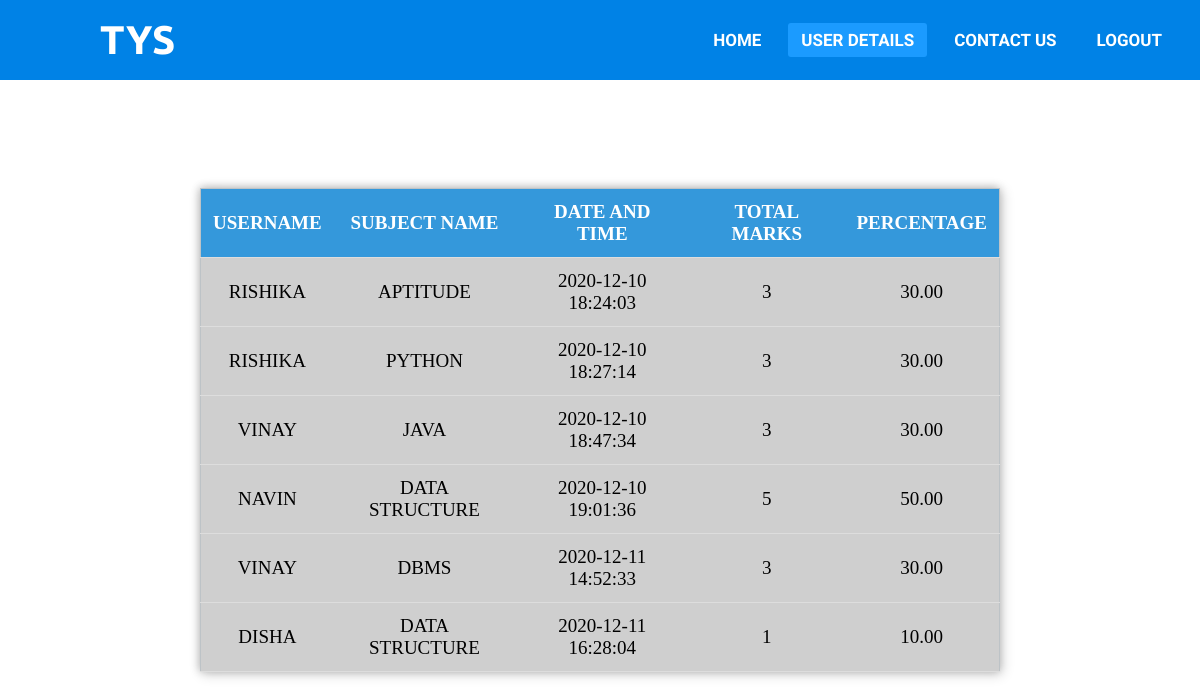
The page /admin_user.php on the database its author committed.
### tables this page shows
CREATE TABLE `history` (
  `username` varchar(20) NOT NULL,
  `sub_name` varchar(20) NOT NULL,
  `marks` int(5) NOT NULL,
  `percentage` decimal(10,2) NOT NULL,
  `date_time` timestamp NOT NULL DEFAULT current_timestamp() ON UPDATE current_timestamp()
);

### admin_user.php (the view, shortened to what this page needs)
<?php
  $servername = 'localhost';
  $username='root';
$password='';
$dbname = 'project';
  $conn=mysqli_connect($servername,$username,$password,$dbname);
  $sql = "select * from history";
  $result = mysqli_query($conn,$sql);
?>
<!DOCTYPE html>
<html lang="en" dir="ltr">
  <head>
  </head>
  <body>
    <nav>
      <label class="logo"><a href="admin_login.php" style="color: white;">TYS</a></label>
      <ul>
        <li><a class=" nav-link" href="admin_login.php">Home</a></li>
        <li><a class="active nav-link" href="admin_user.php">User Details</a></li>
        <li><a class="nav-link" href="admin_login.php#footer">Contact Us</a></li>
        <li><a class="nav-link" href="index.php">Logout</a></li>
      </ul>
    </nav>
    <section>
          <table >
<thead>
<tr id="header">
                    <th  style="text-align: center;">USERNAME</th>
                    <th  style="text-align: center;">SUBJECT NAME</th>
                    <th  style="text-align: center;">DATE AND TIME</th>
                    <th  style="text-align: center;">TOTAL MARKS</th>
                    <th  style="text-align: center;">PERCENTAGE</th>
</tr>
</thead>
            <?php
        while($rows=$result->fetch_assoc())
        {
      ?>
      <form method="post">
      <tr>
        <td style="text-align: center;color: black;font-family: 'Sansita Swashed', cursive;"><?php echo $rows['username'];?></td>
        <td style="text-align: center;color: black;font-family: 'Sansita Swashed', cursive;"><?php echo $rows['sub_name'];?></td>
        <td style="text-align: center;color: black;font-family: 'Sansita Swashed', cursive;"><?php echo $rows['date_time'];?></td>
        <td style="text-align: center;color: black;font-family: 'Sansita Swashed', cursive;"><?php echo $rows['marks'];?></td>
        <td style="text-align: center;color: black;font-family: 'Sansita Swashed', cursive;"><?php echo $rows['percentage'];?></td>
      </tr>
      </form>
      <?php
        }
      ?>
     </table>
    </section>
  </body>
  </html>

### admin_user.php (style rules this page uses)
:root { --form_bg: #ffffff; --input_bg: #E5E5E5; --input_hover:#eaeaea; --submit_bg: #0082e6; --submit_hover: #1b9bff; --icon_color:#6b6b6b; }
* { padding: 0; margin: 0; text-decoration: none; list-style: none; box-sizing: border-box; }
body { font-family: 'Roboto', sans-serif; background-image: url(quiz52.jpg); }
nav { background: #0082e6; height: 80px; width: 100%; font-weight: bold; }
label.logo { color: white; font-size: 2.5rem; line-height: 80px; padding: 0 100px; font-weight: bold; font-family: "Ubuntu"; cursor: pointer; }
nav ul { float: right; margin-right: 20px; }
nav ul li { display: inline-block; line-height: 80px; margin: 0 5px; }
nav ul li a { color: white; font-size: 17px; padding: 7px 13px; border-radius: 3px; text-transform: uppercase; }
.nav-link.active,.nav-link:hover { background: #1b9bff; transition: .5s; }
table { position: absolute; left: 50%; top: 50%; transform: translate(-50%, -50%); border-collapse: collapse; width: 1300px; height: 200px; border: 1px solid #bdc3c7; box-shadow: 2px 2px 12px rgba(0, 0, 0, 0.2), -1px -1px 8px rgba(0, 0, 0, 0.2); }
tr { transition: all .2s ease-in; cursor: pointer; background-color: #cfcfcf; }
th, td { font-size: 19px; padding: 12px; text-align: left; border-bottom: 1px solid #ddd; text-transform: uppercase; }
#header { background-color: #3498db; color: #fff; font-family: cursive; }
@media (max-width: 1300px) { table { overflow-x: auto; width: 800px; margin-top: 30px; } }

### rows shown on the page
history: username "RISHIKA", sub_name "APTITUDE", date_time "2020-12-10 18:24:03", marks "3", percentage "30.00"
history: username "RISHIKA", sub_name "PYTHON", date_time "2020-12-10 18:27:14", marks "3", percentage "30.00"
history: username "VINAY", sub_name "JAVA", date_time "2020-12-10 18:47:34", marks "3", percentage "30.00"
history: username "NAVIN", sub_name "DATA STRUCTURE", date_time "2020-12-10 19:01:36", marks "5", percentage "50.00"
history: username "VINAY", sub_name "DBMS", date_time "2020-12-11 14:52:33", marks "3", percentage "30.00"
history: username "DISHA", sub_name "DATA STRUCTURE", date_time "2020-12-11 16:28:04", marks "1", percentage "10.00"
